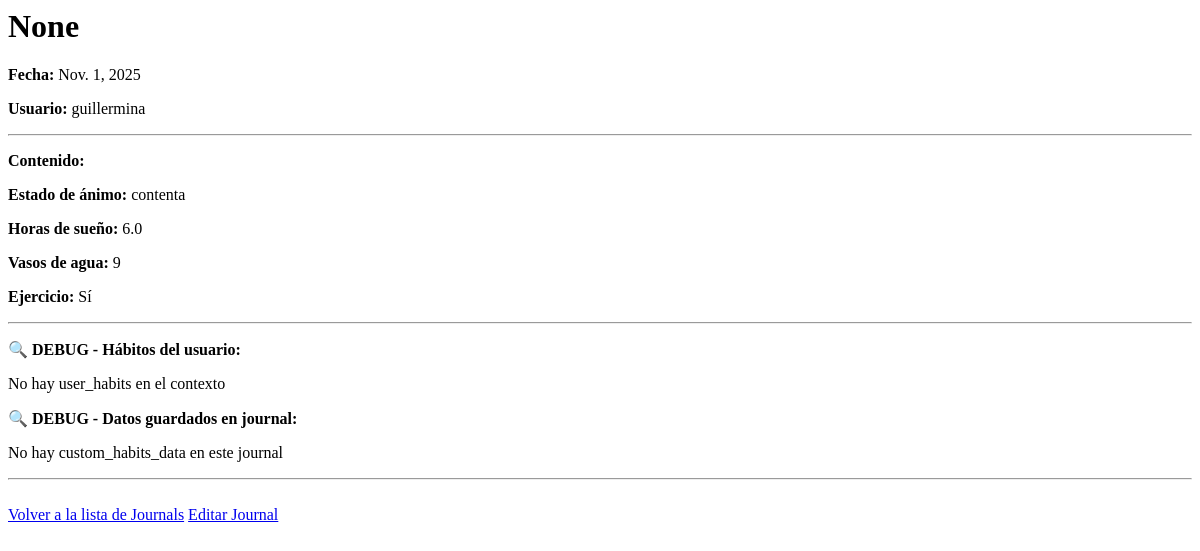
/journals/34/ (signed in), run on an earlier commit of the app's database.
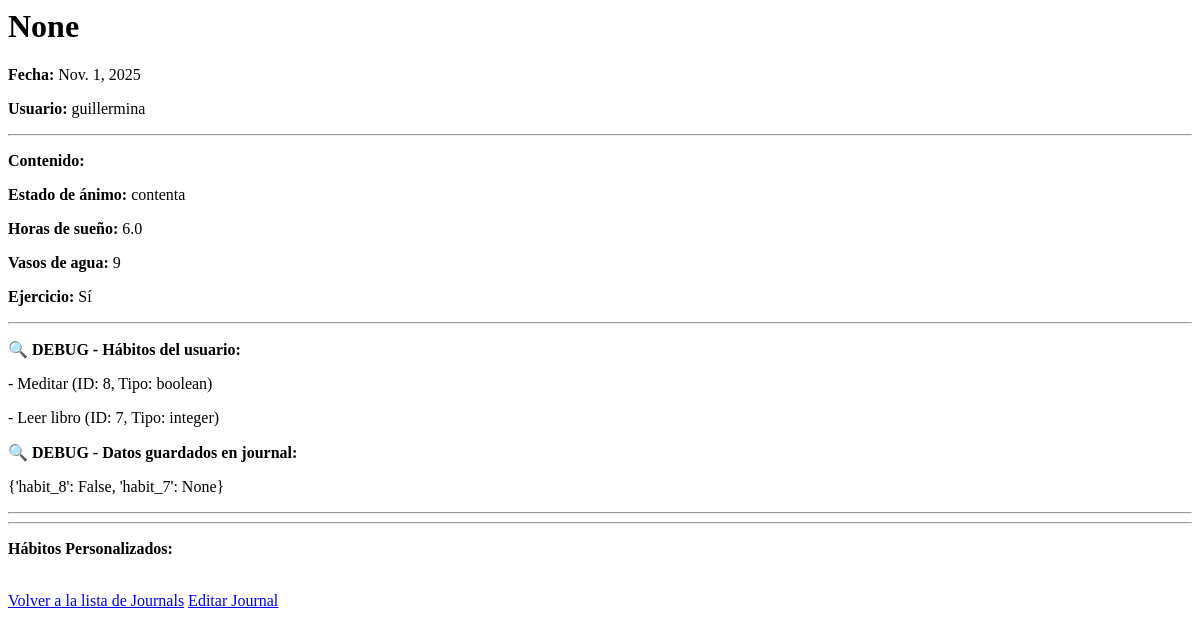
And on a later commit of the database.
### bullet_journal/models.py (models this page shows, shortened)
class Journal(models.Model):
    user = models.ForeignKey(User, on_delete=models.CASCADE)
    date = models.DateField()
    mood = models.CharField(max_length=50)
    sleep_hours = models.FloatField(null=True)
    water_glasses = models.IntegerField(null=True)
    exercise = models.BooleanField(default=False)
    image = models.ImageField(upload_to='journal_images/', null=True, blank=True)
    title = models.CharField(max_length=200, blank=True, null=True)
    diary_entry = models.TextField(blank=True, null=True)
    diary_image = models.ImageField(upload_to='diary_images/', null=True, blank=True)
    custom_habits_data = models.JSONField(default=dict, blank=True)
    class Meta:
        unique_together = ('user', 'date')

class CustomHabit(models.Model):
    TYPE_CHOICES = [
        ('boolean', 'Sí/No'),
        ('integer', 'Número'),
    ]
    user = models.ForeignKey(User, on_delete=models.CASCADE, related_name='custom_habits')
    name = models.CharField(max_length=100)
    description = models.TextField(blank=True, null=True)
    type = models.CharField(max_length=10, choices=TYPE_CHOICES)
    created_at = models.DateTimeField(auto_now_add=True)
    is_active = models.BooleanField(default=True)
    goal_value = models.IntegerField(null=True, blank=True)  # Valor objetivo (si aplica)
    unit = models.CharField(max_length=20, blank=True, null=True)  #
    class Meta:
        unique_together = ('user', 'name')
        ordering = ['-created_at']

### bullet_journal/views/journal_views.py (the view)
# urls.py: path('journals/<int:pk>/', journal_detail, name='journal_detail'),
@login_required
def journal_detail(request, pk):
    journal = get_object_or_404(Journal, pk=pk, user=request.user)
    user_habits = CustomHabit.objects.filter(user=request.user)
    return render(request, 'bullet_journal/journal/detail.html', {
        'journal': journal,
        'user_habits': user_habits
        })

### bullet_journal/templates/bullet_journal/journal/detail.html (shortened to what this page needs)
<h1>{{ journal.title }}</h1>
<p><strong>Fecha:</strong> {{ journal.date }}</p>
<p><strong>Usuario:</strong> {{ journal.user.username }}</p>
<hr>
<p><strong>Contenido:</strong></p>
{% if journal.mood %}
<p><strong>Estado de ánimo:</strong> {{ journal.mood }}</p>
{% endif %}
{% if journal.sleep_hours %}
<p><strong>Horas de sueño:</strong> {{ journal.sleep_hours }}</p>
{% endif %}
{% if journal.water_glasses %}
<p><strong>Vasos de agua:</strong> {{ journal.water_glasses }}</p>
{% endif %}
<p><strong>Ejercicio:</strong> {% if journal.exercise %}Sí{% else %}No{% endif %}</p>
<hr>
<p><strong>🔍 DEBUG - Hábitos del usuario:</strong></p>
{% if user_habits %}
    {% for habit in user_habits %}
        <p>- {{ habit.name }} (ID: {{ habit.id }}, Tipo: {{ habit.type }})</p>
    {% endfor %}
{% else %}
    <p>No hay user_habits en el contexto</p>
{% endif %}
<p><strong>🔍 DEBUG - Datos guardados en journal:</strong></p>
{% if journal.custom_habits_data %}
    <p>{{ journal.custom_habits_data }}</p>
{% else %}
    <p>No hay custom_habits_data en este journal</p>
{% endif %}
<hr>
{% if journal.custom_habits_data %}
<hr>
<p><strong>Hábitos Personalizados:</strong></p>
{% endif %}
<a href="{% url 'journal_list' %}">Volver a la lista de Journals</a>
<a href="{% url 'journal_edit' journal.pk %}">Editar Journal</a>

What changed in the data, as far as the page shows it:
changed Journal "None": custom_habits_data (not shown) → "{'habit_8': False, 'habit_7': None}"
added CustomHabit: name "Meditar", id "8", type "boolean"
added CustomHabit: name "Leer libro", id "7", type "integer"
Also different on the page:
text no longer shown: "No hay user_habits en el contexto No hay custom_habits_data en este journal"
text now shown: "Hábitos Personalizados:"
